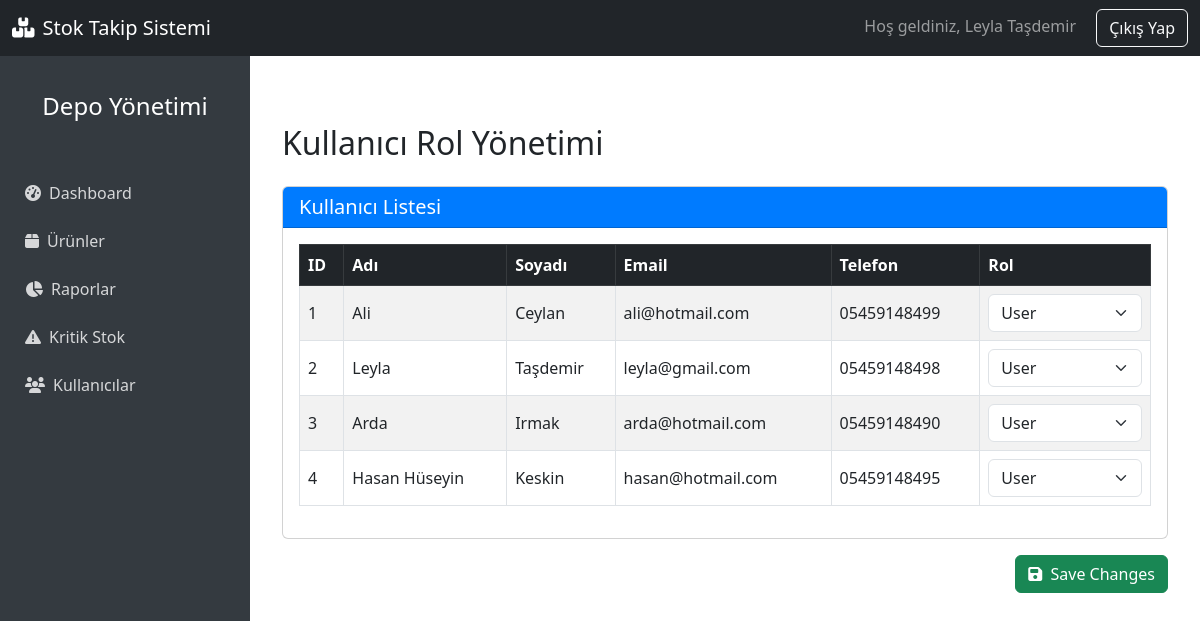
Page /admin_authorization (signed in) on the earlier database version.
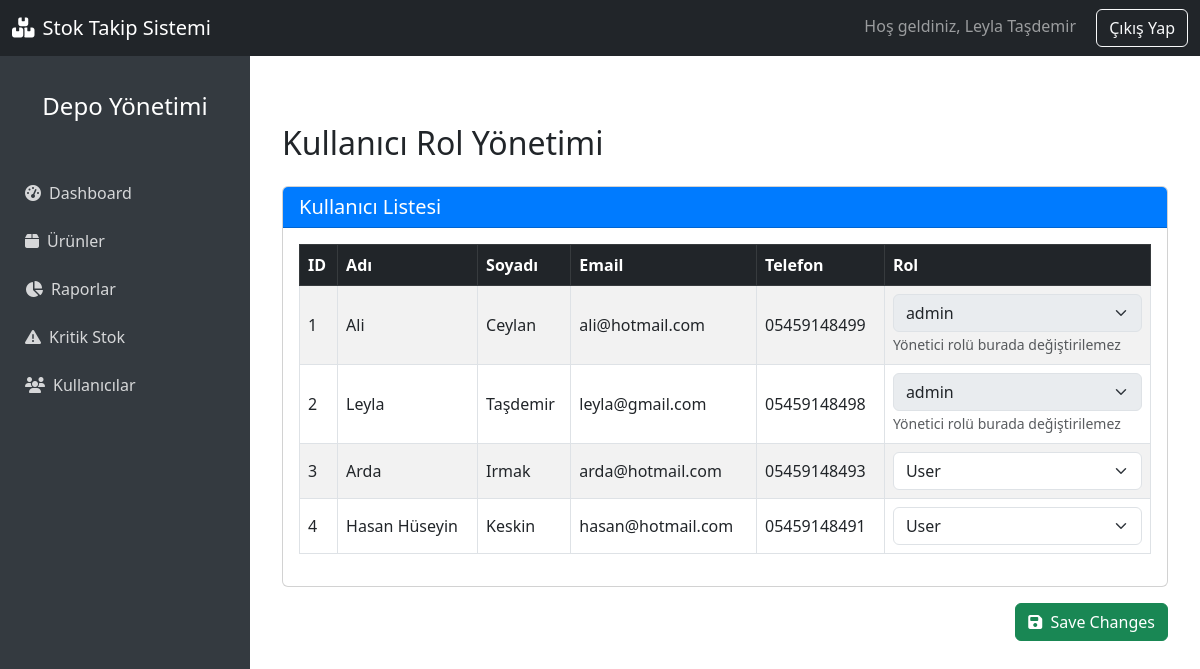
Same page on the later database version.
### app.py (models this page shows, shortened)
class User(UserMixin, db.Model):
    id = db.Column(db.Integer, primary_key=True) # essiz id tanimi
    firstName = db.Column(db.String(100), nullable=False) #firstName=form ıcındekı degerı al ve gonder
    lastName = db.Column(db.String(100), nullable=False) #lastName=form ıcındekı degerı al ve gonder
    email = db.Column(db.String(100), unique=True, nullable=False) #email verısı
    role = db.Column(db.String(100), nullable=False, default="User") #role verısı
    phone = db.Column(db.String(15), nullable=False) #phone verısı
    password = db.Column(db.String(100), nullable=False) #password verısı
    confirmPassword = db.Column(db.String(100), nullable=True) #confirmPassword verısı
    urunler = db.relationship('Product', back_populates='user', cascade='all, delete-orphan') #ürünler ile kullanıcı arasında ilişki tanımı

### app.py (the view, shortened to what this page needs)
@app.route('/admin_authorization', methods=['GET','POST'])
@login_required
def admin_authorization():
    users = User.query.all()
    return render_template('admin_authorization.html', users=users)

### app.py (called while the page is built)
@login_manager.user_loader
def load_user(id):
    return User.query.get(int(id))

### templates/admin_authorization.html (shortened to what this page needs)
{% extends "dashboardbase.html" %}
{% block content %}
<link href="https://cdn.jsdelivr.net/npm/bootstrap@5.3.0/dist/css/bootstrap.min.css" rel="stylesheet"/>
<div class="container mt-5">
  <h2 class="mb-4">Kullanıcı Rol Yönetimi</h2>
  <form action="{{ url_for('admin_authorization') }}" method="POST">
    <div class="card">
      <div class="card-header bg-primary text-white">
        <h5 class="mb-0">Kullanıcı Listesi</h5>
      </div>
      <div class="card-body table-responsive">
        <table class="table table-striped table-bordered align-middle">
          <thead class="table-dark">
            <tr>
               <th>ID</th>
              <th>Adı</th>
              <th>Soyadı</th>
              <th>Email</th>
              <th>Telefon</th>
              <th>Rol</th>
            </tr>
          </thead>
          <tbody>
            {% for user in users %}
              <tr>
                <td>{{ user.id }}</td>
                <td>{{ user.firstName }}</td>
                <td>{{ user.lastName }}</td>
                <td>{{ user.email }}</td>
                <td>{{ user.phone }}</td>
                <td>
                  <select name="role_{{ user.id }}" class="form-select" {% if user.role == 'admin' %} disabled {% endif %}>
                    <option value="user" {% if user.role == 'user' %}selected{% endif %}>User</option>
                    <option value="admin" {% if user.role == 'admin' %}selected{% endif %}>admin</option>
                  </select>
                  {% if user.role == 'admin' %}
                    <small class="text-muted">Yönetici rolü burada değiştirilemez</small>
                  {% endif %}
                </td>
              </tr>
            {% endfor %}
          </tbody>
        </table>
      </div>
    </div>
    <div class="mt-3 text-end">
      <button type="submit" class="btn btn-success">
        <i class="fas fa-save me-1"></i> Save Changes
      </button>
    </div>
  </form>
</div>
{% endblock %}

### templates/dashboardbase.html (shortened to what this page needs)
<!DOCTYPE html>
<html lang="tr">
  <head>
    <link rel="stylesheet" href="https://cdn.jsdelivr.net/npm/bootstrap@5.3.0/dist/css/bootstrap.min.css"/>
    <link rel="stylesheet" href="https://cdnjs.cloudflare.com/ajax/libs/font-awesome/6.4.0/css/all.min.css"/>
    <link rel="stylesheet" href="{{ url_for('static', filename='dashboard.css') }}?v=1.0">
  </head>
  <body>
    <nav class="navbar navbar-expand-lg navbar-dark bg-dark fixed-top">
      <div class="container-fluid">
        <a class="navbar-brand" href="{{ url_for('home') }}">
          <i class="fas fa-boxes me-2"></i>Stok Takip Sistemi
        </a>
        <div class="auth-buttons">
          {% if current_user.is_authenticated %}
              <span class="navbar-text me-3">Hoş geldiniz, {{ current_user.firstName }} {{ current_user.lastName }}</span>
              <a href="{{ url_for('logout') }}" class="btn btn-outline-light">Çıkış Yap</a>
          {% endif %}
      </div>
    </nav>
    <div class="sidebar" id="sidebar">
      <div class="text-center mb-4 p-3">
        <h4>Depo Yönetimi</h4>
      </div>
      <ul class="nav flex-column">
        <li class="nav-item">
          <a class="nav-link" href="{{ url_for('dashboard') }}">
            <i class="fas fa-tachometer-alt me-2"></i>Dashboard
          </a>
        </li>
        <li class="nav-item">
          <a class="nav-link" href="{{ url_for('products') }}">
            <i class="fas fa-box me-2"></i>Ürünler
          </a>
        </li>
        <li class="nav-item">
          <a class="nav-link" href="{{ url_for('reports') }}">
            <i class="fas fa-chart-pie me-2"></i>Raporlar
          </a>
        </li>
        <li class="nav-item">
          <a class="nav-link" href="{{ url_for('critical_stock') }}">
            <i class="fas fa-exclamation-triangle me-2"></i>Kritik Stok
          </a>
        </li>
        <li class="nav-item">
          <a class="nav-link" href="{{ url_for('users') }}">
            <i class="fas fa-users me-2"></i>Kullanıcılar
          </a>
        </li>
      </ul>
    </div>
    <div class="main-content" id="mainContent">
     {% block content %}
     {% endblock %}
    </div>
  </body>
</html>

Differences in the rows shown:
changed User "Leyla": role+id "User" → "admin"; now shows "Yönetici rolü burada değiştirilemez"
changed User "Ali": role+id "User" → "admin"; now shows "Yönetici rolü burada değiştirilemez"
changed User "Arda": phone "05459148490" → "05459148493"
changed User "Hasan Hüseyin": phone "05459148495" → "05459148491"
